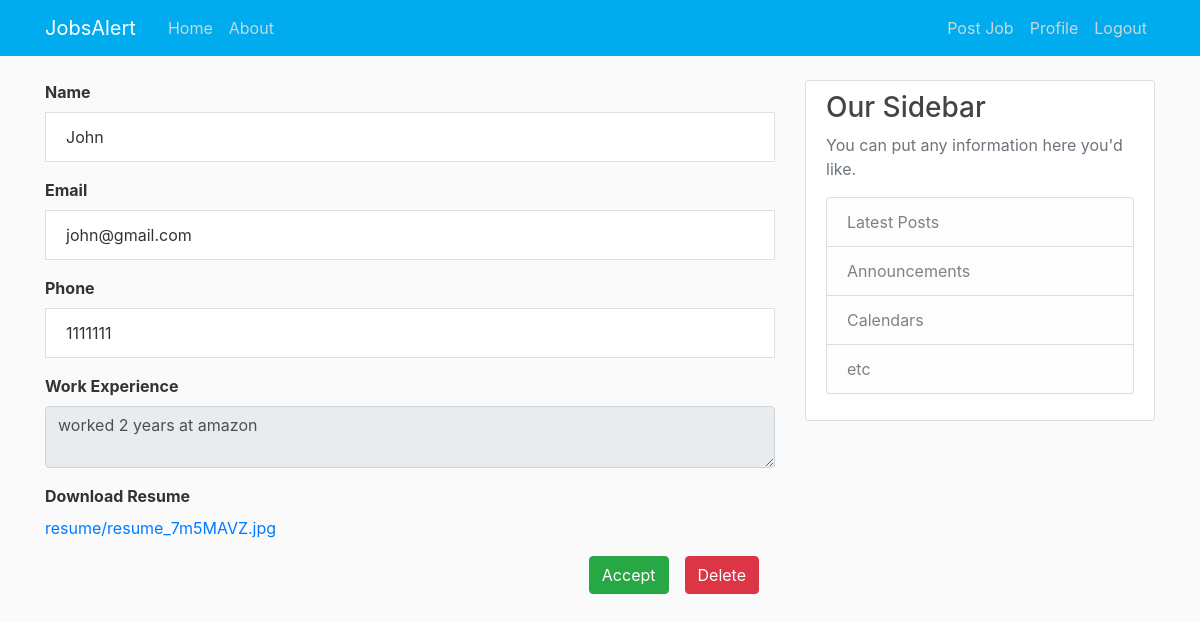
Screenshot of /post/20/job_dashboard/applicant_detail/10/ (signed in) with the database file from the repository.
### blog/models.py (models this page shows)
class JobApplication(models.Model):
    sno = models.AutoField(primary_key=True)
    user = models.ForeignKey(User, on_delete=models.CASCADE)
    post = models.ForeignKey(Post, on_delete=models.CASCADE)
    name = models.CharField(max_length=200)
    email = models.EmailField(max_length=100)
    phone = PhoneField(blank=True, help_text='Enter phone number')
    work_experience = models.TextField()
    resume = models.FileField(upload_to = 'resume')
    def __str__(self):
        return self.name

### blog/views.py (the view)
# urls.py: path('post/<int:pk>/job_dashboard/applicant_detail/<int:sno>/', views.applicant_detail, name='applicant-detail'),
def applicant_detail(request, pk, sno):
    post = Post.objects.filter(pk=pk).first()
    job_applicant = JobApplication.objects.filter(post=post)
    applicant_detail = JobApplication.objects.filter(sno=sno).first()
    print(applicant_detail)
    print(applicant_detail.name)
    print(applicant_detail.email)
    context = {
        'applicant_detail': applicant_detail
    }
    return render(request, 'blog/applicant_detail.html', context)

### blog/templates/blog/applicant_detail.html
{% extends "blog/base.html" %}
{% block content %}
<ul class="list-group">
    <label class="font-weight-bold" for="fullName">Name</label>
    <li class="list-group-item mb-3">{{applicant_detail.name}}</li>
    <label class="font-weight-bold" for="fullName">Email</label>
    <li class="list-group-item mb-3">{{applicant_detail.email}}</li>
    <label class="font-weight-bold" for="fullName">Phone</label>
    <li class="list-group-item mb-3">{{applicant_detail.phone}}</li>
    <label class="font-weight-bold" for="fullName">Work Experience</label>
    <textarea disabled class="form-control mb-3" aria-label="With textarea">{{applicant_detail.work_experience}}</textarea>
    <label class="font-weight-bold" for="fullName">Download Resume</label>
    <a href="{{applicant_detail.resume.url}}" download>{{applicant_detail.resume}}</a>
  </ul>
  <div >
    <button type="button" class="btn btn-danger float-right my-3 mx-3">Delete</button>
    <button type="button" class="btn btn-success float-right my-3">Accept</button>
  </div>
{% endblock content %}

### blog/static/blog/main.css (style rules this page uses)
body { background: #fafafa; color: #333333; margin-top: 5rem; }
ul { margin: 0; }

### rows the page displays
JobApplication: name "John", email "john@gmail.com", phone "1111111", work_experience "worked 2 years at amazon", resume "resume/resume_7m5MAVZ.jpg"
